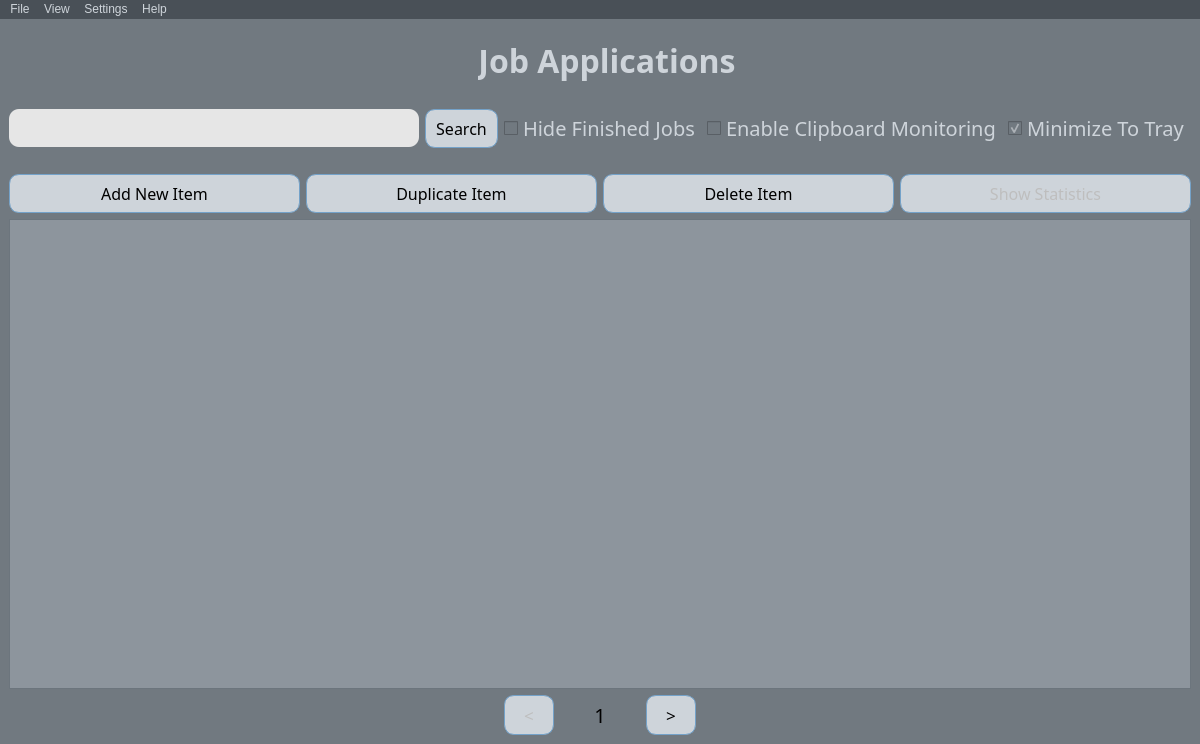
<?xml version="1.0" encoding="UTF-8"?>
<ui version="4.0">
 <class>mainWindow</class>
 <widget class="QMainWindow" name="mainWindow">
  <property name="enabled">
   <bool>true</bool>
  </property>
  <property name="geometry">
   <rect>
    <x>0</x>
    <y>0</y>
    <width>1200</width>
    <height>744</height>
   </rect>
  </property>
  <property name="windowTitle">
   <string>MyJobz</string>
  </property>
  <property name="windowIcon">
   <iconset theme="applications-utilities">
    <normalon>:/application.png</normalon>
   </iconset>
  </property>
  <property name="styleSheet">
   <string notr="true"/>
  </property>
  <property name="iconSize">
   <size>
    <width>30</width>
    <height>30</height>
   </size>
  </property>
  <widget class="QWidget" name="centralwidget">
   <property name="enabled">
    <bool>true</bool>
   </property>
   <property name="styleSheet">
    <string notr="true">QWidget {
    background-color: #717980;
}

QPushButton {
	background-color: #CED4DA ;
	border-radius: 10px;
 	padding: 7px 10px; 
	border: 1px solid #74A2C9;
}

QPushButton:hover {
    background-color: #ADB5BD; 
}

QPushButton:pressed {
    background-color: #6C757D; 
}

QCheckBox {
	color: #CED4DA;
}</string>
   </property>
   <layout class="QVBoxLayout" name="verticalLayout_2">
    <item>
     <layout class="QVBoxLayout" name="verticalLayout">
      <item>
       <layout class="QHBoxLayout" name="horizontalLayout2">
        <item>
         <spacer name="horizontalSpacer2">
          <property name="orientation">
           <enum>Qt::Horizontal</enum>
          </property>
          <property name="sizeType">
           <enum>QSizePolicy::Expanding</enum>
          </property>
          <property name="sizeHint" stdset="0">
           <size>
            <width>180</width>
            <height>20</height>
           </size>
          </property>
         </spacer>
        </item>
        <item>
         <widget class="QLabel" name="logo">
          <property name="enabled">
           <bool>true</bool>
          </property>
          <property name="sizePolicy">
           <sizepolicy hsizetype="Minimum" vsizetype="Minimum">
            <horstretch>0</horstretch>
            <verstretch>0</verstretch>
           </sizepolicy>
          </property>
          <property name="minimumSize">
           <size>
            <width>0</width>
            <height>0</height>
           </size>
          </property>
          <property name="maximumSize">
           <size>
            <width>77</width>
            <height>77</height>
           </size>
          </property>
          <property name="layoutDirection">
           <enum>Qt::LeftToRight</enum>
          </property>
          <property name="text">
           <string/>
          </property>
          <property name="pixmap">
           <pixmap resource="../resources/resources.qrc">:/application.png</pixmap>
          </property>
          <property name="scaledContents">
           <bool>true</bool>
          </property>
          <property name="alignment">
           <set>Qt::AlignCenter</set>
          </property>
          <property name="wordWrap">
           <bool>false</bool>
          </property>
         </widget>
        </item>
        <item>
         <widget class="QLabel" name="label">
          <property name="sizePolicy">
           <sizepolicy hsizetype="Minimum" vsizetype="Minimum">
            <horstretch>0</horstretch>
            <verstretch>0</verstretch>
           </sizepolicy>
          </property>
          <property name="font">
           <font>
            <family>Nunito</family>
            <pointsize>24</pointsize>
            <italic>false</italic>
            <bold>true</bold>
           </font>
          </property>
          <property name="layoutDirection">
           <enum>Qt::LeftToRight</enum>
          </property>
          <property name="autoFillBackground">
           <bool>false</bool>
          </property>
          <property name="styleSheet">
           <string notr="true">QLabel {
	color: #CED4DA;
	padding-top: 10px;
}</string>
          </property>
          <property name="text">
           <string>Job Applications</string>
          </property>
          <property name="scaledContents">
           <bool>true</bool>
          </property>
          <property name="alignment">
           <set>Qt::AlignCenter</set>
          </property>
          <property name="wordWrap">
           <bool>true</bool>
          </property>
         </widget>
        </item>
        <item>
         <spacer name="horizontalSpacer">
          <property name="orientation">
           <enum>Qt::Horizontal</enum>
          </property>
          <property name="sizeType">
           <enum>QSizePolicy::Expanding</enum>
          </property>
          <property name="sizeHint" stdset="0">
           <size>
            <width>180</width>
            <height>20</height>
           </size>
          </property>
         </spacer>
        </item>
       </layout>
      </item>
      <item>
       <layout class="QHBoxLayout" name="horizontalLayout">
        <property name="topMargin">
         <number>20</number>
        </property>
        <property name="bottomMargin">
         <number>20</number>
        </property>
        <item>
         <widget class="QLineEdit" name="searchLineEdit">
          <property name="enabled">
           <bool>true</bool>
          </property>
          <property name="sizeIncrement">
           <size>
            <width>0</width>
            <height>666</height>
           </size>
          </property>
          <property name="font">
           <font>
            <family>Nunito</family>
            <pointsize>15</pointsize>
           </font>
          </property>
          <property name="styleSheet">
           <string notr="true">QWidget {
    background-color: rgb(230, 230, 230);
	border-radius: 10px;
	padding-left: 8px;
	padding-top: 4px;
	padding-bottom: 4px;
}</string>
          </property>
         </widget>
        </item>
        <item>
         <widget class="QPushButton" name="searchButton">
          <property name="enabled">
           <bool>true</bool>
          </property>
          <property name="font">
           <font>
            <family>Nunito</family>
            <pointsize>12</pointsize>
           </font>
          </property>
          <property name="text">
           <string>Search</string>
          </property>
         </widget>
        </item>
        <item>
         <widget class="QCheckBox" name="hideFinishedCheckBox">
          <property name="enabled">
           <bool>true</bool>
          </property>
          <property name="font">
           <font>
            <family>Nunito</family>
            <pointsize>15</pointsize>
           </font>
          </property>
          <property name="text">
           <string>Hide Finished Jobs</string>
          </property>
         </widget>
        </item>
        <item>
         <widget class="QCheckBox" name="clipboardCheckBox">
          <property name="enabled">
           <bool>true</bool>
          </property>
          <property name="font">
           <font>
            <family>Nunito</family>
            <pointsize>15</pointsize>
           </font>
          </property>
          <property name="text">
           <string>Enable Clipboard Monitoring</string>
          </property>
         </widget>
        </item>
        <item>
         <widget class="QCheckBox" name="trayCheckBox">
          <property name="font">
           <font>
            <family>Nunito</family>
            <pointsize>15</pointsize>
           </font>
          </property>
          <property name="text">
           <string>Minimize To Tray</string>
          </property>
          <property name="checked">
           <bool>true</bool>
          </property>
         </widget>
        </item>
       </layout>
      </item>
      <item>
       <layout class="QHBoxLayout" name="horizontalLayout3">
        <item>
         <widget class="QPushButton" name="addNewItemButton">
          <property name="font">
           <font>
            <family>Nunito</family>
            <pointsize>12</pointsize>
           </font>
          </property>
          <property name="styleSheet">
           <string notr="true"/>
          </property>
          <property name="text">
           <string>Add New Item</string>
          </property>
         </widget>
        </item>
        <item>
         <widget class="QPushButton" name="duplicateButton">
          <property name="font">
           <font>
            <family>Nunito</family>
            <pointsize>12</pointsize>
           </font>
          </property>
          <property name="styleSheet">
           <string notr="true"/>
          </property>
          <property name="text">
           <string>Duplicate Item</string>
          </property>
         </widget>
        </item>
        <item>
         <widget class="QPushButton" name="deleteButton">
          <property name="font">
           <font>
            <family>Nunito</family>
            <pointsize>12</pointsize>
           </font>
          </property>
          <property name="text">
           <string>Delete Item</string>
          </property>
         </widget>
        </item>
        <item>
         <widget class="QPushButton" name="statsButton">
          <property name="enabled">
           <bool>false</bool>
          </property>
          <property name="font">
           <font>
            <family>Nunito</family>
            <pointsize>12</pointsize>
           </font>
          </property>
          <property name="text">
           <string>Show Statistics</string>
          </property>
         </widget>
        </item>
       </layout>
      </item>
      <item>
       <widget class="QTableView" name="tableView">
        <property name="font">
         <font>
          <family>Nunito</family>
          <pointsize>12</pointsize>
         </font>
        </property>
        <property name="styleSheet">
         <string notr="true">QTableView {
	background-color: #8d959d;
    border: 1px solid #6C757D; 
}

QTableView::item:selected {
	background-color: #6C757D ;
}

QScrollBar:vertical {
    border: 1px solid #8d959d;
    background: #f7f7f7; 
    width: 15px;
    margin: 22px 0 22px 0;
}

QScrollBar::handle:vertical {
    background: #6C757D;
    min-height: 20px;
}

QScrollBar::add-line:vertical {
    background: #C0C0C0;
    height: 20px;
    subcontrol-position: top;
    subcontrol-origin: margin;
}

QScrollBar::sub-line:vertical {
    background: #C0C0C0;
    height: 20px;
    subcontrol-position: bottom;
    subcontrol-origin: margin;
}

QScrollBar::add-line:vertical {
    border-top: 1px solid #8d959d;
}

QScrollBar::sub-line:vertical {
    border-bottom: 1px solid #8d959d; 
}</string>
        </property>
        <attribute name="horizontalHeaderCascadingSectionResizes">
         <bool>false</bool>
        </attribute>
        <attribute name="verticalHeaderDefaultSectionSize">
         <number>46</number>
        </attribute>
       </widget>
      </item>
      <item>
       <layout class="QHBoxLayout" name="horizontalLayout4">
        <item>
         <spacer name="horizontalSpacer_2">
          <property name="orientation">
           <enum>Qt::Horizontal</enum>
          </property>
          <property name="sizeHint" stdset="0">
           <size>
            <width>40</width>
            <height>20</height>
           </size>
          </property>
         </spacer>
        </item>
        <item>
         <widget class="QPushButton" name="prevPageButton">
          <property name="enabled">
           <bool>false</bool>
          </property>
          <property name="minimumSize">
           <size>
            <width>50</width>
            <height>0</height>
           </size>
          </property>
          <property name="font">
           <font>
            <family>Nunito</family>
            <pointsize>13</pointsize>
           </font>
          </property>
          <property name="text">
           <string>&lt;</string>
          </property>
         </widget>
        </item>
        <item>
         <widget class="QLabel" name="pageLabel">
          <property name="minimumSize">
           <size>
            <width>80</width>
            <height>0</height>
           </size>
          </property>
          <property name="font">
           <font>
            <family>Nunito</family>
            <pointsize>15</pointsize>
           </font>
          </property>
          <property name="text">
           <string>1</string>
          </property>
          <property name="alignment">
           <set>Qt::AlignCenter</set>
          </property>
         </widget>
        </item>
        <item>
         <widget class="QPushButton" name="nextPageButton">
          <property name="minimumSize">
           <size>
            <width>50</width>
            <height>0</height>
           </size>
          </property>
          <property name="font">
           <font>
            <family>Nunito</family>
            <pointsize>13</pointsize>
           </font>
          </property>
          <property name="text">
           <string>&gt;</string>
          </property>
         </widget>
        </item>
        <item>
         <spacer name="horizontalSpacer_3">
          <property name="orientation">
           <enum>Qt::Horizontal</enum>
          </property>
          <property name="sizeHint" stdset="0">
           <size>
            <width>40</width>
            <height>20</height>
           </size>
          </property>
         </spacer>
        </item>
       </layout>
      </item>
     </layout>
    </item>
   </layout>
  </widget>
  <widget class="QMenuBar" name="menubar">
   <property name="geometry">
    <rect>
     <x>0</x>
     <y>0</y>
     <width>1200</width>
     <height>25</height>
    </rect>
   </property>
   <property name="styleSheet">
    <string notr="true">QMenuBar::item:selected {
    background-color: #ADB5BD;
    color: #343A40;
}

QMenu::item:selected {
    background-color: #ADB5BD;
    color: #343A40;
}

QWidget {
    background-color: #495057;
    color: #CED4DA;
}

QMenu::item:disabled {
    background-color: #6c757d;
    color: #adb5bd;
}

QMenu::item:selected:disabled {
    background-color: #6c757d; 
    color: #343a40;
}

QMenuBar::item:disabled {
    background-color: #6c757d;
    color: #adb5bd;
}

QMenuBar::item:selected:disabled {
    background-color: #6c757d; 
    color: #343a40;
}
</string>
   </property>
   <widget class="QMenu" name="menuFile">
    <property name="title">
     <string>File</string>
    </property>
    <addaction name="actionImportFromDB"/>
    <addaction name="actionExportToDB"/>
    <addaction name="actionExportToCSV"/>
   </widget>
   <widget class="QMenu" name="menuView">
    <property name="title">
     <string>View</string>
    </property>
    <widget class="QMenu" name="menuItemsPerPage">
     <property name="title">
      <string>Items Per Page</string>
     </property>
     <addaction name="separator"/>
     <addaction name="action10Items"/>
     <addaction name="action15Items"/>
     <addaction name="action20Items"/>
     <addaction name="action40Items"/>
    </widget>
    <addaction name="actionEnable_Dark_Mode"/>
    <addaction name="menuItemsPerPage"/>
   </widget>
   <widget class="QMenu" name="menuHelp">
    <property name="title">
     <string>Help</string>
    </property>
    <addaction name="separator"/>
    <addaction name="actionAbout"/>
    <addaction name="actionGithub"/>
   </widget>
   <widget class="QMenu" name="menuSettings">
    <property name="title">
     <string>Settings</string>
    </property>
    <widget class="QMenu" name="menuLanguage">
     <property name="enabled">
      <bool>false</bool>
     </property>
     <property name="title">
      <string>Language</string>
     </property>
     <addaction name="separator"/>
     <addaction name="separator"/>
     <addaction name="actionEnglish"/>
     <addaction name="actionPortuguese"/>
    </widget>
    <widget class="QMenu" name="menuSetInitialDate">
     <property name="title">
      <string>Set Initial Date</string>
     </property>
     <addaction name="actionToday"/>
     <addaction name="actionBlankDate"/>
    </widget>
    <widget class="QMenu" name="menuSetInitialStatus">
     <property name="title">
      <string>Set Initial Status</string>
     </property>
     <addaction name="actionApplied"/>
     <addaction name="actionBlankStatus"/>
    </widget>
    <addaction name="menuLanguage"/>
    <addaction name="menuSetInitialDate"/>
    <addaction name="menuSetInitialStatus"/>
   </widget>
   <addaction name="menuFile"/>
   <addaction name="menuView"/>
   <addaction name="menuSettings"/>
   <addaction name="menuHelp"/>
  </widget>
  <action name="actionAbout">
   <property name="text">
    <string>About</string>
   </property>
  </action>
  <action name="actionEnable_Dark_Mode">
   <property name="enabled">
    <bool>false</bool>
   </property>
   <property name="text">
    <string>Enable Dark Mode</string>
   </property>
  </action>
  <action name="actionImportFromDB">
   <property name="enabled">
    <bool>true</bool>
   </property>
   <property name="text">
    <string>Import from Database</string>
   </property>
  </action>
  <action name="actionExportToDB">
   <property name="enabled">
    <bool>true</bool>
   </property>
   <property name="text">
    <string>Export to Database</string>
   </property>
  </action>
  <action name="actionGithub">
   <property name="enabled">
    <bool>true</bool>
   </property>
   <property name="text">
    <string>Github</string>
   </property>
  </action>
  <action name="actionExportToCSV">
   <property name="enabled">
    <bool>true</bool>
   </property>
   <property name="text">
    <string>Export to CSV</string>
   </property>
  </action>
  <action name="actionEnglish">
   <property name="text">
    <string>English</string>
   </property>
  </action>
  <action name="actionPortuguese">
   <property name="text">
    <string>Portuguese</string>
   </property>
  </action>
  <action name="action10Items">
   <property name="checkable">
    <bool>true</bool>
   </property>
   <property name="checked">
    <bool>true</bool>
   </property>
   <property name="text">
    <string>10 Items</string>
   </property>
  </action>
  <action name="action15Items">
   <property name="checkable">
    <bool>true</bool>
   </property>
   <property name="text">
    <string>15 Items</string>
   </property>
  </action>
  <action name="action20Items">
   <property name="checkable">
    <bool>true</bool>
   </property>
   <property name="text">
    <string>20 Items</string>
   </property>
  </action>
  <action name="action40Items">
   <property name="checkable">
    <bool>true</bool>
   </property>
   <property name="text">
    <string>40 Items</string>
   </property>
  </action>
  <action name="actionToday">
   <property name="checkable">
    <bool>true</bool>
   </property>
   <property name="checked">
    <bool>true</bool>
   </property>
   <property name="text">
    <string>Today</string>
   </property>
  </action>
  <action name="actionBlankDate">
   <property name="checkable">
    <bool>true</bool>
   </property>
   <property name="text">
    <string>Blank</string>
   </property>
  </action>
  <action name="actionApplied">
   <property name="checkable">
    <bool>true</bool>
   </property>
   <property name="checked">
    <bool>true</bool>
   </property>
   <property name="text">
    <string>Applied</string>
   </property>
  </action>
  <action name="actionBlankStatus">
   <property name="checkable">
    <bool>true</bool>
   </property>
   <property name="text">
    <string>Blank</string>
   </property>
  </action>
  <action name="actionImportFromCSV">
   <property name="text">
    <string>Import from CSV</string>
   </property>
  </action>
 </widget>
 <resources>
  <include location="../resources/resources.qrc"/>
 </resources>
 <connections/>
</ui>
